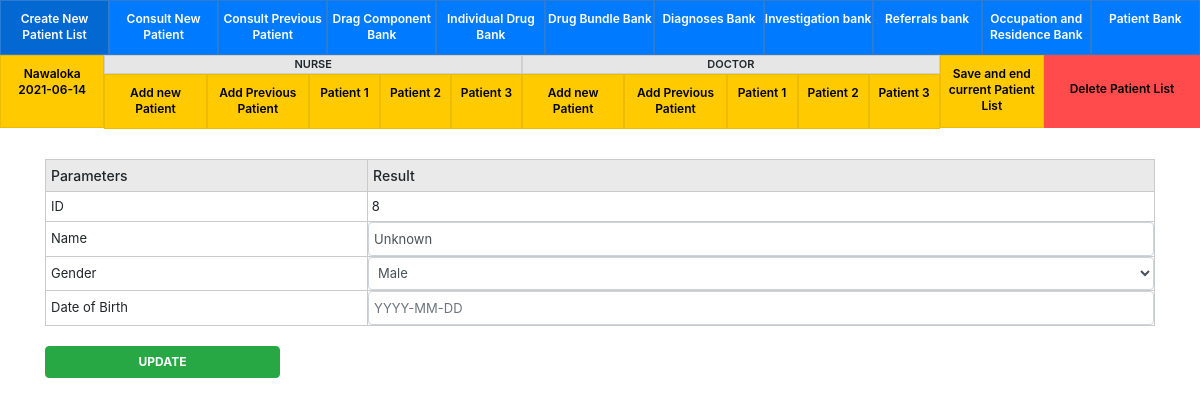
The app's page /views/update_biodata.php?id=8 with its own data.
### tables this page shows
CREATE TABLE IF NOT EXISTS `medical_center` (
  `id` int(255) NOT NULL AUTO_INCREMENT,
  `name` varchar(50) NOT NULL,
  `time` varchar(10) NOT NULL,
  PRIMARY KEY (`id`)
);

CREATE TABLE IF NOT EXISTS `patients_details` (
  `patients_id` int(255) NOT NULL AUTO_INCREMENT,
  `name` varchar(150) DEFAULT NULL,
  `birthday` varchar(50) DEFAULT NULL,
  `gender` varchar(10) DEFAULT NULL,
  `phone` varchar(13) DEFAULT NULL,
  `residence` varchar(50) NOT NULL,
  `occupation` varchar(50) NOT NULL,
  PRIMARY KEY (`patients_id`)
);

### config/config.php (called while the page is built, shortened)
<?php
$url			= 'http://localhost/doc/';
$db_host		= 'localhost';
$db_user		= 'root';
$db_pass		= '';
$db_database	= 'doc';
$db = new PDO('mysql:host='.$db_host.';dbname='.$db_database, $db_user, $db_pass);
$db->setAttribute(PDO::ATTR_ERRMODE, PDO::ERRMODE_EXCEPTION);
if(isset($_GET['center'])) {
    $Center = $_GET['center'];
    if(!isset($_COOKIE['center'])) {
    	setcookie('center', $Center, time() + (86400 * 30), "/");
    }else {
    	$Center = $_COOKIE['center'];
    }
} else {
    $Center = $_COOKIE['center'];
};
function checkactive($db,$center,$nd,$order){
    $center_slq = "SELECT id FROM temp_center_patients_details WHERE `order`="."'".$order."'"." AND `center`="."'".$center."'"." AND `nd`="."'".$nd."'";
    $center_result = $db->query($center_slq)->fetch();
    return $center_result['id'];
};
$onecheck = checkactive($db,$Center,'n','1');
$towcheck = checkactive($db,$Center,'n','2');
$threcheck = checkactive($db,$Center,'n','3');
$onecheck_d = checkactive($db,$Center,'d','1');
$towcheck_d = checkactive($db,$Center,'d','2');
$threcheck_d = checkactive($db,$Center,'d','3');
?>

### views/update_biodata.php (the view, shortened to what this page needs)
<?php
  include'../config/config.php';
  include'../inc/header.php';
  $id = $_GET['id'];
  $si_slq = "SELECT * FROM patients_details WHERE patients_id='$id '";
  $id_si = $db->query($si_slq)->fetch();
?>
  <div class="nes-stat">
    <div class="container">
      <form method="post" id="configform" action="<?php echo $url; ?>control-files/update_biodata-update.php">
        <div class="row">
          <div class="col-md-12">
            <div class="ns-tble">
              <table>
                <tr>
                  <th>Parameters</th>
                  <th>Result</th>
                </tr>
               <tr>
                 <td>ID</td>
                 <td> &nbsp;<?php echo $id; ?></td>
               </tr>
                <tr>
                  <td>Name</td>
                  <td><input type="hidden" class="form-control" value="<?php echo $id; ?>" name="id" >
                    <input type="text" class="form-control" value="<?php echo $id_si["name"]; ?>" name="name" >
                  </td>
                </tr>
                <tr>
                  <td>Gender</td>
                  <td class="malgrd">
                    <select name="gender" class="form-control">
                      <?php if($id_si["gender"]){ echo '<option>'.$id_si["gender"].'</option>';} ?>
                    </select>
                  </td>
                </tr>
                <tr>
                  <td>Date of Birth</td>
                  <td> <input type="text" class="datevalidate form-control" placeholder="YYYY-MM-DD" autocomplete="off" value="<?php echo $id_si["birthday"]; ?>" class="form-control datepicker" name="birthday" ></td>
                </tr>
              </table>
            </div>
          </div>
          <div class="col-md-12">
            <div class="form-group mar">
              <input type="submit" class="btn btn-success btn-with" value="UPDATE">
            </div>
          </div>
        </div>
      </form>
    </div>
  </div>
</body>
</html>

### inc/header.php (shortened to what this page needs)
<!DOCTYPE html>
<html lang="en">
<head>
  <link rel="stylesheet" href="<?php echo $url; ?>dist/css/bootstrap.min.css">
  <link rel="stylesheet" href="<?php echo $url; ?>dist/css/jquery.dataTables.min.css">
  <link rel="stylesheet" href="<?php echo $url; ?>dist/css/select2.min.css">
  <link rel="stylesheet" href="<?php echo $url; ?>dist/css/style.css">
</head>
<body>
<div class="">
  <div class="header-top">
  <?php
    $center_slq = "SELECT id FROM medical_center WHERE name="."'".$Center."'";
    $center_result = $db->query($center_slq)->fetch();
    if(isset($_GET['data'])) {
      $ord_id = $_GET['data'];
      $nd = $_GET['nd'];
    }else{
      $ord_id = null;
      $nd = null;
    }
  ?>
    <a id="new_patient_btn" href="<?php echo $url; ?>control-files/add_center.php" class="<?php if($center_result["id"]){ echo 'disabled'; } ?>">Create New Patient List</a>
    <a href="<?php echo $url; ?>views/consult-new-patient-add-parients.php">Consult New Patient</a>
    <a href="<?php echo $url; ?>views/all-patients.php?cpp=cpp">Consult Previous Patient</a>
    <a href="<?php echo $url; ?>views/drug-variables/variables.php?tb=variables_generic_name">Drag Component Bank</a>
    <a href="<?php echo $url; ?>views/bulk/individual-drug-medicen.php">Individual Drug Bank</a>
    <a href="<?php echo $url; ?>views/bulk/bulk-medicen.php">Drug Bundle Bank</a>
    <a href="<?php echo $url; ?>views/drug-variables/variables.php?tb=variables_diagnoses">Diagnoses Bank</a>
    <a href="<?php echo $url; ?>views/drug-variables/test-variables.php">Investigation bank</a>
    <a href="<?php echo $url; ?>views/drug-variables/variables.php?tb=variables_doctor">Referrals bank</a>
    <a href="<?php echo $url; ?>views/drug-variables/variables.php?tb=variables_residence">Occupation and Residence Bank</a>
    <a href="<?php echo $url; ?>views/all-patients.php">Patient Bank</a>
  </div>
  <div class="chanlcenter-row">
    <?php
      $result = $db->prepare("SELECT * FROM medical_center ORDER BY id DESC");
      $result->execute();
      for($i=0; $row = $result->fetch(); $i++){
    ?>
    <div class="chanlcenter">
      <div class="ners">
        <div class="ns20">
          <a href="<?php echo $url; ?>views/today-patients.php"><?php echo $row['name']; ?> <span><?php echo $row['time']; ?></span></a>
        </div>
        <div class="bok-wid">
          <div>
            <label class="doclab">Nurse</label>
          </div>
          <div>
            <div class="nss20">
              <a class="<?php if($threcheck && $towcheck && $onecheck){ echo 'disabled'; } ?>" href="<?php echo $url; ?>views/nurses-assesment.php?nd=n&data=<?php
            if($onecheck == null){ echo '1'; }elseif($towcheck == null){ echo '2'; }elseif($threcheck == null){ echo '3'; } ?>">Add new Patient</a>
            </div>
            <div class="nss20">
              <a class="<?php if($threcheck){ echo 'disabled'; } ?>" href="<?php echo $url; ?>views/all-patients.php?nd=n&data=<?php
            if($onecheck == null){ echo '1'; }elseif($towcheck == null){ echo '2'; }elseif($threcheck == null){ echo '3'; } ?>">Add Previous Patient</a>
            </div>
            <div class="ns13">
              <a class="<?php if($onecheck || $ord_id == '1' && $nd == 'n' ){ echo 'actdeis'; } ?> <?php if($ord_id == '1'){ echo 'curnt'; } ?>" href="<?php echo $url; ?>views/nurses-assesment.php?nd=n&data=1">Patient 1</a>
            </div>
            <div class="ns13">
              <a class="<?php if($towcheck || $ord_id == '2' && $nd == 'n' ){ echo 'actdeis'; } ?> <?php if($ord_id == '2'){ echo 'curnt'; } ?>" href="<?php echo $url; ?>views/nurses-assesment.php?nd=n&data=2">Patient 2</a>
            </div>
            <div class="ns13">
              <a class="<?php if($threcheck || $ord_id == '3' && $nd == 'n' ){ echo 'actdeis'; } ?> <?php if($ord_id == '3'){ echo 'curnt'; } ?>" href="<?php echo $url; ?>views/nurses-assesment.php?nd=n&data=3">Patient 3</a>
            </div>
          </div>
        </div>
      </div>
      <div class="dork">
        <div class="bok-wid">
          <div>
            <label class="doclab">Doctor</label>
          </div>
          <div>
            <div class="nss20"><a class="<?php if($threcheck_d && $towcheck_d && $onecheck_d){ echo 'disabled'; } ?>" href="<?php echo $url; ?>views/doctor-assesment-and-add-parients.php?nd=d&data=<?php
            if($onecheck_d == null){ echo '1'; }elseif($towcheck_d == null){ echo '2'; }elseif($threcheck_d == null){ echo '3'; } ?>">Add new Patient</a></div>
            <div class="nss20"><a class="<?php if($threcheck_d){ echo 'disabled'; } ?>" href="<?php echo $url; ?>views/all-patients.php?nd=d&data=<?php
            if($onecheck_d == null){ echo '1'; }elseif($towcheck_d == null){ echo '2'; }elseif($threcheck_d == null){ echo '3'; } ?>">Add Previous Patient</a></div>
            <div class="ns13">
              <a class="<?php if($onecheck_d || $ord_id == '1' && $nd == 'd' ){ echo 'actdeis'; } ?> <?php if($ord_id == '1'){ echo 'curnt'; } ?>" href="<?php echo $url; ?>views/doctor-assesment-and-add-parients.php?nd=d&data=1">Patient 1</a>
            </div>
            <div class="ns13">
              <a class="<?php if($towcheck_d || $ord_id == '2' && $nd == 'd' ){ echo 'actdeis'; } ?> <?php if($ord_id == '2'){ echo 'curnt'; } ?>" href="<?php echo $url; ?>views/doctor-assesment-and-add-parients.php?nd=d&data=2">Patient 2</a>
            </div>
            <div class="ns13">
              <a class="<?php if($threcheck_d || $ord_id == '3' && $nd == 'd' ){ echo 'actdeis'; } ?> <?php if($ord_id == '3'){ echo 'curnt'; } ?>" href="<?php echo $url; ?>views/doctor-assesment-and-add-parients.php?nd=d&data=3">Patient 3</a>
            </div>
          </div>
        </div>
        <div class="ns20">
          <a href="<?php echo $url; ?>control-files/save-and-cls.php" id="savesur">Save and end current Patient List</a>
        </div>
      </div>
      <div class="sd-delet" date-id="<?php echo $row['id']; ?>">Delete Patient List</div>
    </div>
    <?php
      }
    ?>
  </div>
</div>

### records on screen
medical_center: name "Nawaloka", time "2021-06-14"
patients_details: name "Unknown", gender "Male"

### other values on screen
$id "8"
